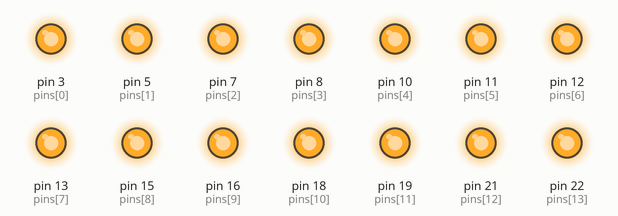
Bench run of a program on a simulated Raspberry Pi (header pin numbers). On the bench: output pins drawn as LEDs (lit = HIGH). At 0.0 s the program stops and its outputs stay as they are.

Above: at 0.1 s.
Timing chart, 0 to 1.5 s (numbered marks = the images above):
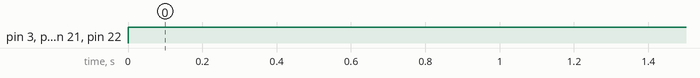

The program:

all_on.py
```python
#import the library to control the GPIO pins
import RPi.GPIO as GPIO
GPIO.setwarnings(False)
GPIO.setmode(GPIO.BOARD)

#a list of all the pins
pins = [ 3, 5, 7, 8, 10, 11, 12, 13, 15, 16, 18, 19, 21, 22, 23, 23, 24, 26 ]

#turn on all pins
for pin in pins:
    GPIO.setup(pin, GPIO.OUT)
    GPIO.output(pin, True)
```

Measured:
- by itself, pin 3 (pins[0]), pin 5 (pins[1]), pin 7 (pins[2]), pin 8 (pins[3]), pin 10 (pins[4]), pin 11 (pins[5]), pin 12 (pins[6]), pin 13 (pins[7]), pin 15 (pins[8]), pin 16 (pins[9]), pin 18 (pins[10]), pin 19 (pins[11]), pin 21 (pins[12]), pin 22 (pins[13]): LOW → HIGH at 0.00 s
